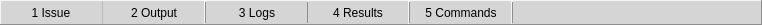
         <widget class="QFrame" name="frame_2">
          <property name="maximumSize">
           <size>
            <width>16777215</width>
            <height>25</height>
           </size>
          </property>
          <property name="font">
           <font>
            <bold>true</bold>
           </font>
          </property>
          <property name="styleSheet">
           <string notr="true">background-color: rgb(213, 213, 213);</string>
          </property>
          <property name="frameShape">
           <enum>QFrame::Panel</enum>
          </property>
          <property name="frameShadow">
           <enum>QFrame::Raised</enum>
          </property>
          <layout class="QHBoxLayout" name="horizontalLayout_5">
           <property name="spacing">
            <number>0</number>
           </property>
           <property name="sizeConstraint">
            <enum>QLayout::SetDefaultConstraint</enum>
           </property>
           <property name="leftMargin">
            <number>0</number>
           </property>
           <property name="topMargin">
            <number>0</number>
           </property>
           <property name="rightMargin">
            <number>0</number>
           </property>
           <property name="bottomMargin">
            <number>0</number>
           </property>
           <item>
            <widget class="QToolButton" name="toolButton">
             <property name="minimumSize">
              <size>
               <width>100</width>
               <height>0</height>
              </size>
             </property>
             <property name="text">
              <string>1 Issue</string>
             </property>
             <property name="autoRaise">
              <bool>true</bool>
             </property>
            </widget>
           </item>
           <item>
            <widget class="QFrame" name="frame_6">
             <property name="frameShape">
              <enum>QFrame::VLine</enum>
             </property>
             <property name="frameShadow">
              <enum>QFrame::Raised</enum>
             </property>
             <property name="lineWidth">
              <number>0</number>
             </property>
             <property name="midLineWidth">
              <number>1</number>
             </property>
            </widget>
           </item>
           <item>
            <widget class="QToolButton" name="toolButton_2">
             <property name="minimumSize">
              <size>
               <width>100</width>
               <height>0</height>
              </size>
             </property>
             <property name="text">
              <string>2 Output</string>
             </property>
             <property name="iconSize">
              <size>
               <width>16</width>
               <height>16</height>
              </size>
             </property>
             <property name="autoRaise">
              <bool>true</bool>
             </property>
            </widget>
           </item>
           <item>
            <widget class="QFrame" name="frame_7">
             <property name="frameShape">
              <enum>QFrame::VLine</enum>
             </property>
             <property name="frameShadow">
              <enum>QFrame::Raised</enum>
             </property>
            </widget>
           </item>
           <item>
            <widget class="QToolButton" name="toolButton_3">
             <property name="minimumSize">
              <size>
               <width>100</width>
               <height>0</height>
              </size>
             </property>
             <property name="text">
              <string>3 Logs</string>
             </property>
             <property name="autoRaise">
              <bool>true</bool>
             </property>
            </widget>
           </item>
           <item>
            <widget class="QFrame" name="frame_9">
             <property name="maximumSize">
              <size>
               <width>1</width>
               <height>1677765</height>
              </size>
             </property>
             <property name="frameShape">
              <enum>QFrame::VLine</enum>
             </property>
             <property name="frameShadow">
              <enum>QFrame::Raised</enum>
             </property>
            </widget>
           </item>
           <item>
            <widget class="QToolButton" name="toolButton_4">
             <property name="minimumSize">
              <size>
               <width>100</width>
               <height>0</height>
              </size>
             </property>
             <property name="text">
              <string>4 Results</string>
             </property>
             <property name="autoRaise">
              <bool>true</bool>
             </property>
            </widget>
           </item>
           <item>
            <widget class="QFrame" name="frame_8">
             <property name="frameShape">
              <enum>QFrame::VLine</enum>
             </property>
             <property name="frameShadow">
              <enum>QFrame::Raised</enum>
             </property>
            </widget>
           </item>
           <item>
            <widget class="QToolButton" name="toolButton_5">
             <property name="minimumSize">
              <size>
               <width>100</width>
               <height>0</height>
              </size>
             </property>
             <property name="mouseTracking">
              <bool>false</bool>
             </property>
             <property name="autoFillBackground">
              <bool>false</bool>
             </property>
             <property name="text">
              <string>5 Commands</string>
             </property>
             <property name="autoRaise">
              <bool>true</bool>
             </property>
            </widget>
           </item>
           <item>
            <widget class="QFrame" name="frame_10">
             <property name="frameShape">
              <enum>QFrame::VLine</enum>
             </property>
             <property name="frameShadow">
              <enum>QFrame::Raised</enum>
             </property>
            </widget>
           </item>
           <item>
            <spacer name="horizontalSpacer_3">
             <property name="orientation">
              <enum>Qt::Horizontal</enum>
             </property>
             <property name="sizeHint" stdset="0">
              <size>
               <width>247</width>
               <height>20</height>
              </size>
             </property>
            </spacer>
           </item>
          </layout>
         </widget>
